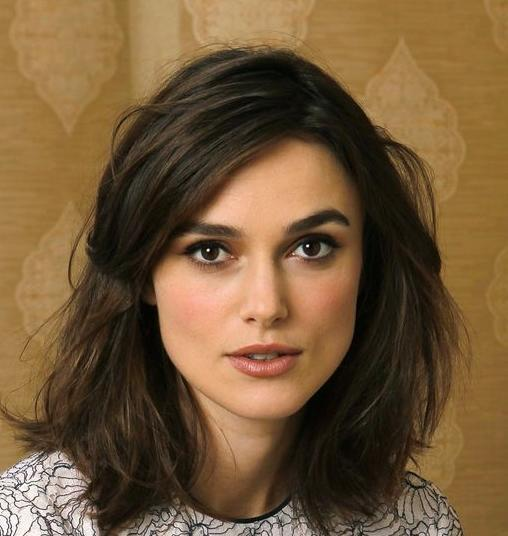
#> input picture Images/keira.jpg, 508 x 536 px, found by its file name
$ python 'Stacking Images.py'
#> lines starting #> are read from the running program, lines starting #| are printed output that depends on the picture
import cv2 as cv
import numpy as np
img=cv.imread('E:/Keira.jpg')
#> img is the input picture: shape (536, 508, 3); mean B, G, R 57.1, 89.1, 116.3

cv.imshow('keira',img)
# -- Horizontal Stacking

hor_img = np.hstack((img,img))
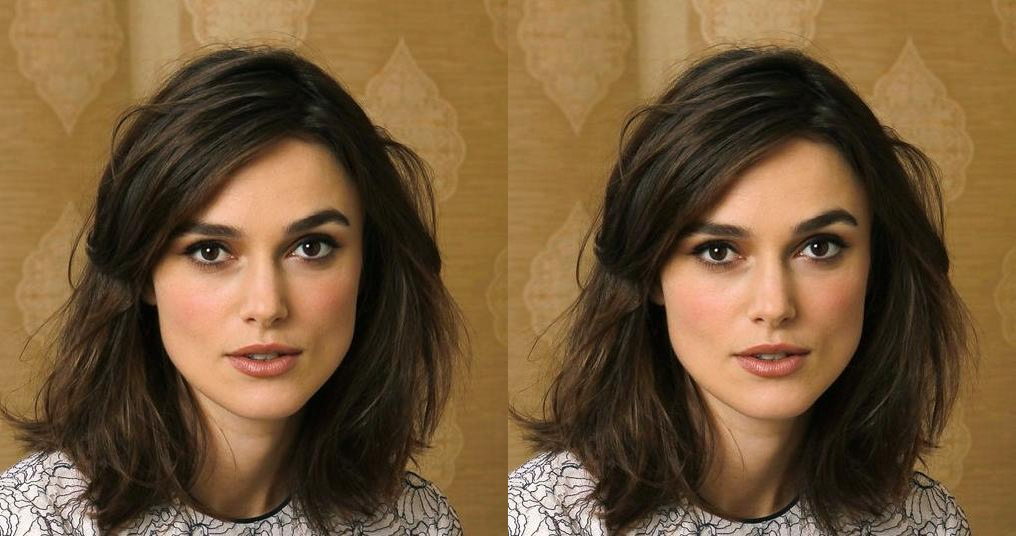
#> hor_img: shape (536, 1016, 3); mean B, G, R 57.1, 89.1, 116.3
cv.imshow('Horizontal',hor_img)

# -- Vertical Stacking
ver_img = np.vstack((img,img))
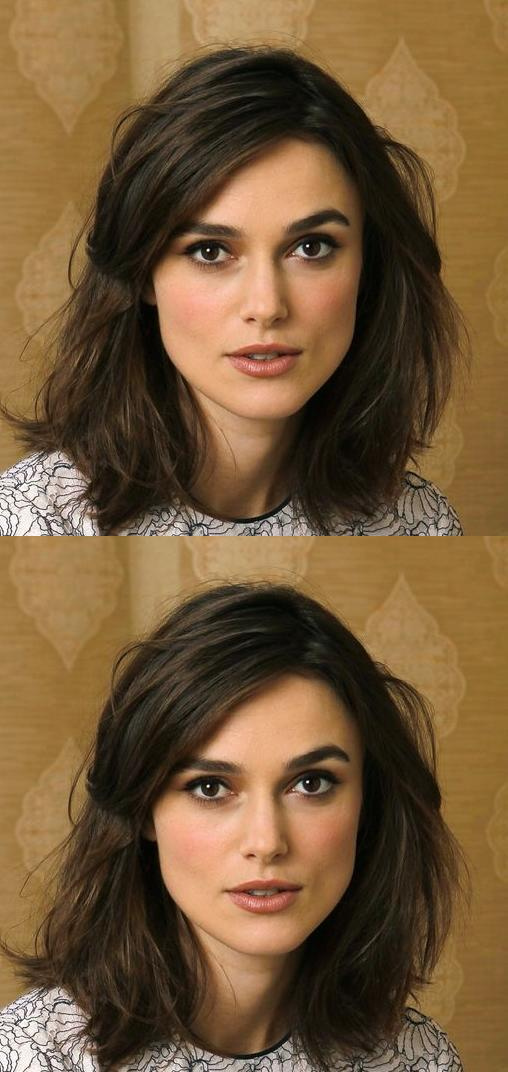
#> ver_img: shape (1072, 508, 3); mean B, G, R 57.1, 89.1, 116.3
cv.imshow('Vertical',ver_img)


cv.waitKey(0)

$ run again, with Images/Cat.jpg copied over Images/keira.jpg
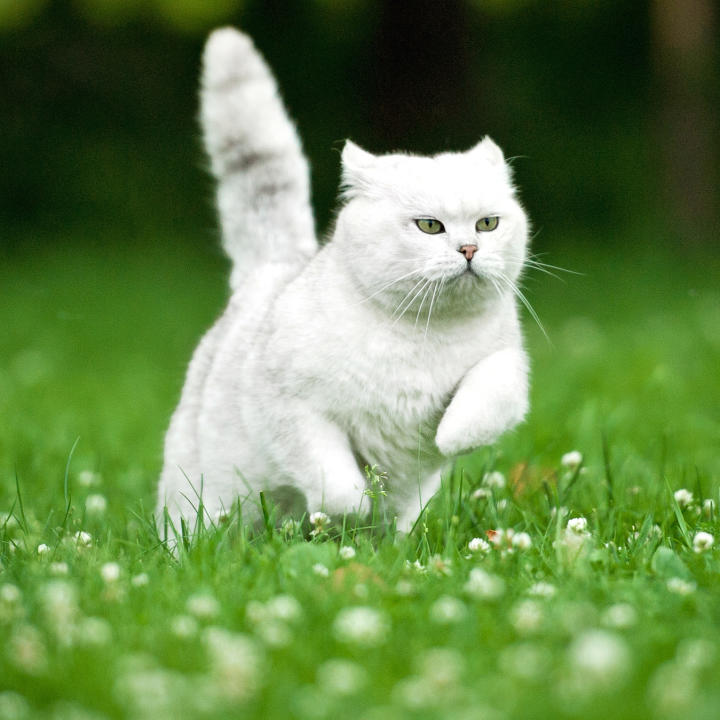
#> input picture Images/Cat.jpg, 720 x 720 px, found by its file name
#> img is the input picture: shape (720, 720, 3); mean B, G, R 78.6, 135, 104.4
#> `hor_img = np.hstack((img,img))`:
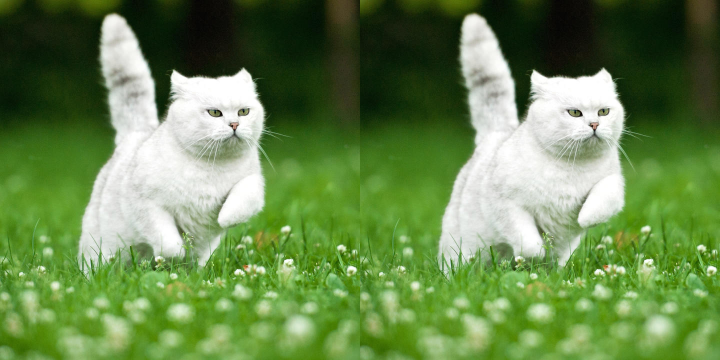
#> hor_img: shape (720, 1440, 3) (shown at 1/2 size); mean B, G, R 78.6, 135, 104.4
#> `ver_img = np.vstack((img,img))`:
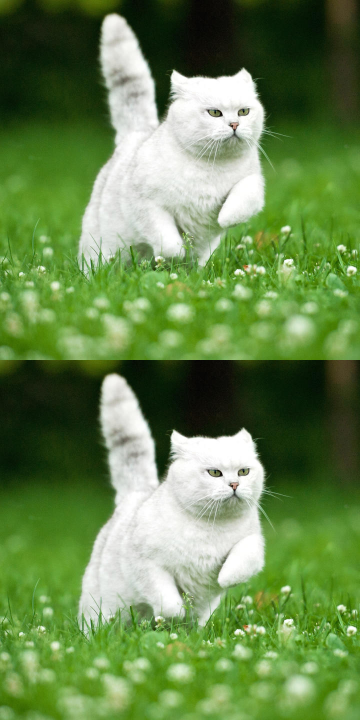
#> ver_img: shape (1440, 720, 3) (shown at 1/2 size); mean B, G, R 78.6, 135, 104.4

$ run again, with Images/city.jpg copied over Images/keira.jpg
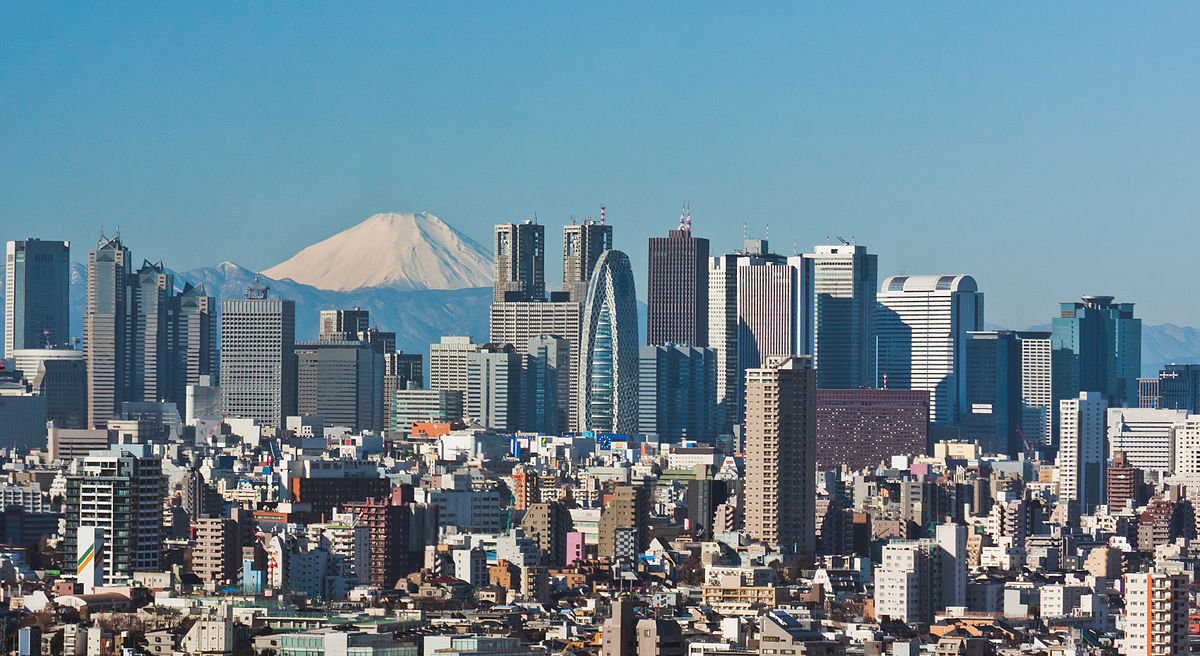
#> input picture Images/city.jpg, 1200 x 656 px, found by its file name
#> img is the input picture: shape (656, 1200, 3); mean B, G, R 145.8, 132.6, 107.4
#> `hor_img = np.hstack((img,img))`:
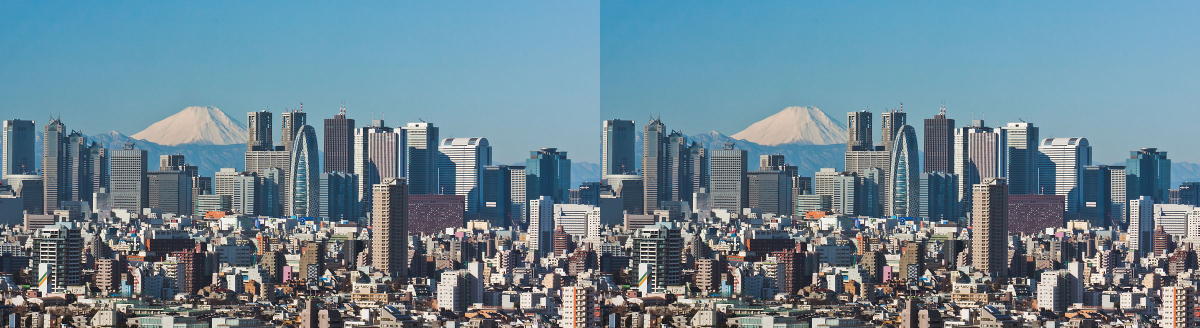
#> hor_img: shape (656, 2400, 3) (shown at 1/2 size); mean B, G, R 145.8, 132.6, 107.4
#> `ver_img = np.vstack((img,img))`:
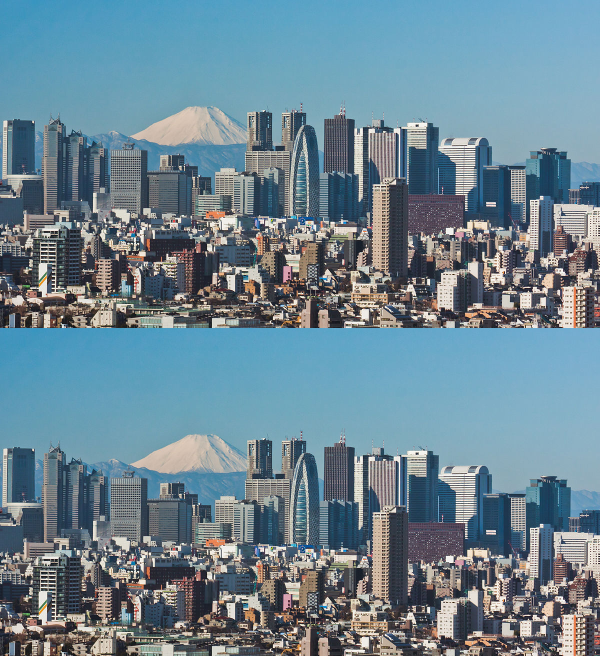
#> ver_img: shape (1312, 1200, 3) (shown at 1/2 size); mean B, G, R 145.8, 132.6, 107.4
